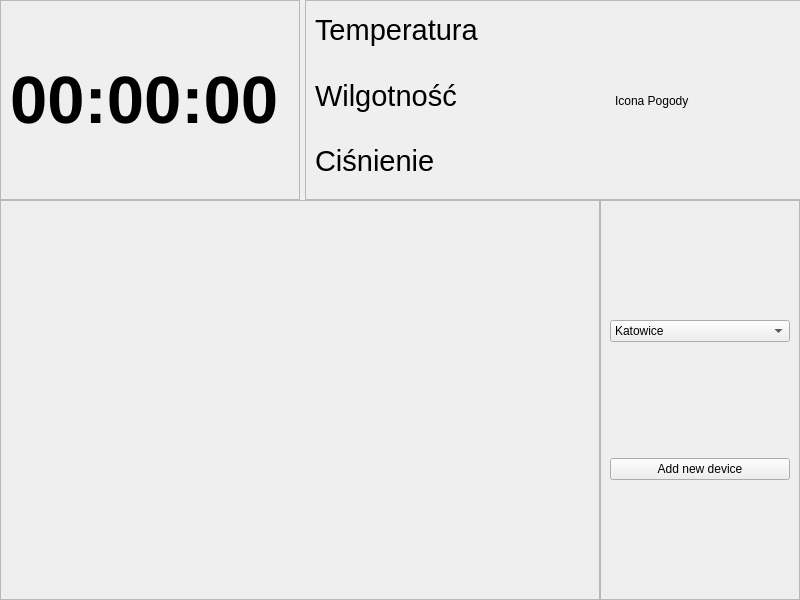
<?xml version="1.0" encoding="UTF-8"?>
<ui version="4.0">
 <class>MainWindow</class>
 <widget class="QMainWindow" name="MainWindow">
  <property name="geometry">
   <rect>
    <x>0</x>
    <y>0</y>
    <width>800</width>
    <height>600</height>
   </rect>
  </property>
  <property name="minimumSize">
   <size>
    <width>800</width>
    <height>600</height>
   </size>
  </property>
  <property name="maximumSize">
   <size>
    <width>1920</width>
    <height>1080</height>
   </size>
  </property>
  <property name="windowTitle">
   <string>Smart Home Panel</string>
  </property>
  <widget class="QWidget" name="centralwidget">
   <layout class="QVBoxLayout" name="verticalLayout_5">
    <property name="spacing">
     <number>0</number>
    </property>
    <property name="leftMargin">
     <number>0</number>
    </property>
    <property name="topMargin">
     <number>0</number>
    </property>
    <property name="rightMargin">
     <number>0</number>
    </property>
    <property name="bottomMargin">
     <number>0</number>
    </property>
    <item>
     <layout class="QVBoxLayout" name="verticalLayout_4">
      <item>
       <layout class="QHBoxLayout" name="horizontalLayout">
        <property name="spacing">
         <number>5</number>
        </property>
        <property name="leftMargin">
         <number>0</number>
        </property>
        <property name="bottomMargin">
         <number>0</number>
        </property>
        <item>
         <widget class="QFrame" name="Zegar">
          <property name="minimumSize">
           <size>
            <width>300</width>
            <height>200</height>
           </size>
          </property>
          <property name="maximumSize">
           <size>
            <width>300</width>
            <height>200</height>
           </size>
          </property>
          <property name="frameShape">
           <enum>QFrame::Shape::StyledPanel</enum>
          </property>
          <property name="frameShadow">
           <enum>QFrame::Shadow::Raised</enum>
          </property>
          <layout class="QVBoxLayout" name="verticalLayout_2">
           <item>
            <widget class="QLabel" name="timeLabel">
             <property name="font">
              <font>
               <pointsize>50</pointsize>
               <italic>false</italic>
               <bold>true</bold>
               <underline>false</underline>
               <strikeout>false</strikeout>
              </font>
             </property>
             <property name="layoutDirection">
              <enum>Qt::LayoutDirection::LeftToRight</enum>
             </property>
             <property name="autoFillBackground">
              <bool>false</bool>
             </property>
             <property name="text">
              <string>00:00:00</string>
             </property>
            </widget>
           </item>
          </layout>
         </widget>
        </item>
        <item>
         <widget class="QFrame" name="Pogoda">
          <property name="minimumSize">
           <size>
            <width>600</width>
            <height>200</height>
           </size>
          </property>
          <property name="maximumSize">
           <size>
            <width>16777215</width>
            <height>200</height>
           </size>
          </property>
          <property name="frameShape">
           <enum>QFrame::Shape::StyledPanel</enum>
          </property>
          <property name="frameShadow">
           <enum>QFrame::Shadow::Raised</enum>
          </property>
          <widget class="QLabel" name="weatherIconLabel">
           <property name="geometry">
            <rect>
             <x>310</x>
             <y>20</y>
             <width>151</width>
             <height>161</height>
            </rect>
           </property>
           <property name="text">
            <string>Icona Pogody</string>
           </property>
          </widget>
          <widget class="QWidget" name="layoutWidget">
           <property name="geometry">
            <rect>
             <x>10</x>
             <y>0</y>
             <width>221</width>
             <height>191</height>
            </rect>
           </property>
           <layout class="QVBoxLayout" name="verticalLayout_3">
            <item>
             <widget class="QLabel" name="temperatureLabel">
              <property name="font">
               <font>
                <pointsize>22</pointsize>
               </font>
              </property>
              <property name="text">
               <string>Temperatura</string>
              </property>
             </widget>
            </item>
            <item>
             <widget class="QLabel" name="humidityLabel">
              <property name="font">
               <font>
                <pointsize>22</pointsize>
               </font>
              </property>
              <property name="text">
               <string>Wilgotność</string>
              </property>
             </widget>
            </item>
            <item>
             <widget class="QLabel" name="pressureLabel">
              <property name="font">
               <font>
                <pointsize>22</pointsize>
               </font>
              </property>
              <property name="text">
               <string>Ciśnienie</string>
              </property>
             </widget>
            </item>
           </layout>
          </widget>
         </widget>
        </item>
       </layout>
      </item>
      <item>
       <layout class="QHBoxLayout" name="horizontalLayout_2">
        <item>
         <widget class="QScrollArea" name="scrollArea">
          <property name="maximumSize">
           <size>
            <width>600</width>
            <height>16777215</height>
           </size>
          </property>
          <property name="verticalScrollBarPolicy">
           <enum>Qt::ScrollBarPolicy::ScrollBarAlwaysOff</enum>
          </property>
          <property name="horizontalScrollBarPolicy">
           <enum>Qt::ScrollBarPolicy::ScrollBarAsNeeded</enum>
          </property>
          <property name="widgetResizable">
           <bool>true</bool>
          </property>
          <widget class="QWidget" name="scrollAreaWidgetContents_2">
           <property name="geometry">
            <rect>
             <x>0</x>
             <y>0</y>
             <width>598</width>
             <height>386</height>
            </rect>
           </property>
           <layout class="QHBoxLayout" name="horizontalLayout_4"/>
          </widget>
         </widget>
        </item>
        <item>
         <layout class="QVBoxLayout" name="verticalLayout">
          <item>
           <widget class="QFrame" name="frame">
            <property name="frameShape">
             <enum>QFrame::Shape::StyledPanel</enum>
            </property>
            <property name="frameShadow">
             <enum>QFrame::Shadow::Raised</enum>
            </property>
            <layout class="QVBoxLayout" name="verticalLayout_6">
             <item>
              <widget class="QComboBox" name="miasctoCoBox">
               <item>
                <property name="text">
                 <string>Katowice</string>
                </property>
               </item>
               <item>
                <property name="text">
                 <string>Warszawa</string>
                </property>
               </item>
               <item>
                <property name="text">
                 <string>Kraków</string>
                </property>
               </item>
               <item>
                <property name="text">
                 <string>Wrocław</string>
                </property>
               </item>
               <item>
                <property name="text">
                 <string>Łódź</string>
                </property>
               </item>
               <item>
                <property name="text">
                 <string>Poznań</string>
                </property>
               </item>
               <item>
                <property name="text">
                 <string>Gdańsk</string>
                </property>
               </item>
               <item>
                <property name="text">
                 <string>Szczecin</string>
                </property>
               </item>
               <item>
                <property name="text">
                 <string>Lublin</string>
                </property>
               </item>
               <item>
                <property name="text">
                 <string>Bydgoszcz</string>
                </property>
               </item>
               <item>
                <property name="text">
                 <string>Białystok</string>
                </property>
               </item>
              </widget>
             </item>
             <item>
              <widget class="QPushButton" name="addDeviceButton">
               <property name="text">
                <string>Add new device</string>
               </property>
              </widget>
             </item>
            </layout>
           </widget>
          </item>
         </layout>
        </item>
       </layout>
      </item>
     </layout>
    </item>
   </layout>
  </widget>
 </widget>
 <resources/>
 <connections/>
</ui>
